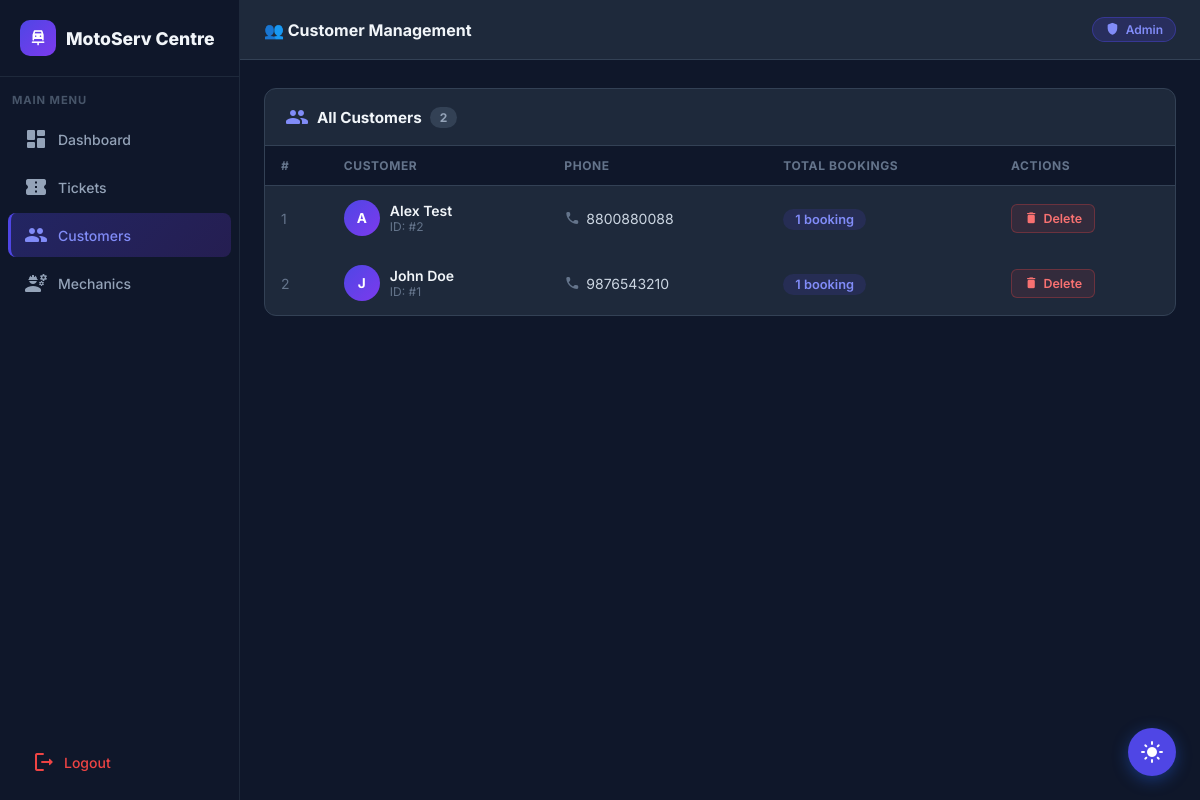
The app's page /admin/customers (signed in), older data.
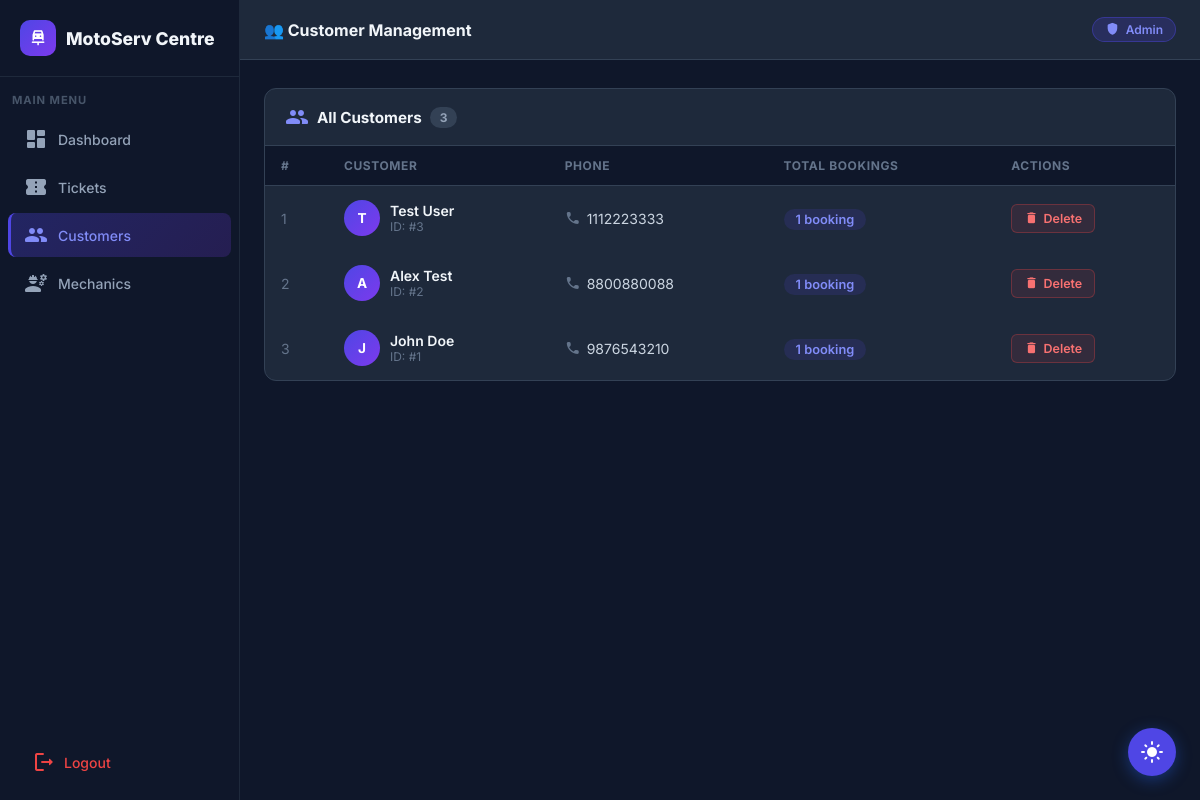
The same page, newer data.
### tables this page shows
CREATE TABLE customers (
            id       INTEGER PRIMARY KEY AUTOINCREMENT,
            name     TEXT    NOT NULL,
            phone    TEXT    NOT NULL UNIQUE,
            password TEXT    NOT NULL
        , email TEXT DEFAULT '');

### admin.py (the view)
@admin_bp.route("/customers")
@admin_required
def admin_customers():
    conn = get_db()
    customers = conn.execute("""
        SELECT c.*, COUNT(b.id) as booking_count
        FROM customers c
        LEFT JOIN bookings b ON c.id=b.customer_id
        GROUP BY c.id ORDER BY c.id DESC
    """).fetchall()
    conn.close()
    return render_template("admin_customers.html", customers=customers)

### admin.py (called while the page is built)
def get_db():
    conn = sqlite3.connect(DB_PATH, timeout=10)
    conn.row_factory = sqlite3.Row
    return conn

def admin_required(f):
    from functools import wraps
    @wraps(f)
    def decorated(*args, **kwargs):
        if not session.get("is_admin"):
            flash("Admin access required.", "warning")
            return redirect(url_for("admin.admin_login"))
        return f(*args, **kwargs)
    return decorated

### templates/admin_customers.html (shortened to what the changed rows need)
{% extends "base.html" %}
{% block body %}
<div class="admin-layout">
    <main class="admin-main">
        <div class="admin-topbar">
            <h2>👥 Customer Management</h2>
        </div>
        <div class="admin-content">
            <div class="admin-card fade-up">
                <div class="admin-card-header">
                    <h3>
                        <span class="material-icons-round" style="color:#818CF8">people</span>
                        All Customers
                        <span
                            style="background:#334155;color:#94A3B8;border-radius:20px;font-size:.75rem;padding:3px 10px">{{
                            customers|length }}</span>
                    </h3>
                </div>
                {% if customers %}
                <div style="overflow-x:auto">
                    <table class="admin-table">
                        <thead>
                            <tr>
                                <th>#</th>
                                <th>Customer</th>
                                <th>Phone</th>
                                <th>Total Bookings</th>
                                <th>Actions</th>
                            </tr>
                        </thead>
                        <tbody>
                            {% for c in customers %}
                            <tr>
                                <td style="color:#64748B">{{ loop.index }}</td>
                                <td>
                                    <div style="display:flex;align-items:center">
                                        <span class="avatar">{{ c.name[0].upper() }}</span>
                                        <div>
                                            <div style="color:#F1F5F9;font-weight:600">{{ c.name }}</div>
                                            <div style="font-size:.75rem;color:#64748B">ID: #{{ c.id }}</div>
                                        </div>
                                    </div>
                                </td>
                                <td>
                                    <div style="display:flex;align-items:center;gap:6px">
                                        <span class="material-icons-round"
                                            style="font-size:1rem;color:#64748B">phone</span>
                                        {{ c.phone }}
                                    </div>
                                </td>
                                <td>
                                    <span style="background:rgba(79,70,229,.15);color:#818CF8;
                    border-radius:20px;padding:3px 12px;font-size:.8rem;font-weight:600">
                                        {{ c.booking_count }} booking{{ 's' if c.booking_count != 1 else '' }}
                                    </span>
                                </td>
                                <td>
                                    <form method="POST"
                                        action="{{ url_for('admin.delete_customer', customer_id=c.id) }}"
                                        onsubmit="return confirm('Delete {{ c.name }} and all their bookings? This cannot be undone.')">
                                        <button type="submit" style="padding:6px 12px;border-radius:6px;font-size:.78rem;font-weight:600;
                      cursor:pointer;border:1px solid rgba(239,68,68,.3);background:rgba(239,68,68,.1);
                      color:#F87171;font-family:'Inter',sans-serif;display:flex;align-items:center;gap:5px;
                      transition:all .2s" onmouseover="this.style.background='rgba(239,68,68,.3)'"
                                            onmouseout="this.style.background='rgba(239,68,68,.1)'">
                                            <span class="material-icons-round" style="font-size:.9rem">delete</span>
                                            Delete
                                        </button>
                                    </form>
                                </td>
                            </tr>
                            {% endfor %}
                        </tbody>
                    </table>
                </div>
                {% else %}
                <div class="empty-state" style="color:#64748B;padding:60px">
                    <span class="material-icons-round" style="color:#334155">people_outline</span>
                    <p>No customers registered yet.</p>
                </div>
                {% endif %}
            </div>
        </div>
    </main>
</div>
{% endblock %}

Row changes from the older to the newer data that the page shows:
added customers: name "T", name "Test User", id "3", phone "1112223333", booking_count "1"
Text that changed along with them:
{{ customers|length }}: "2" → "3"
